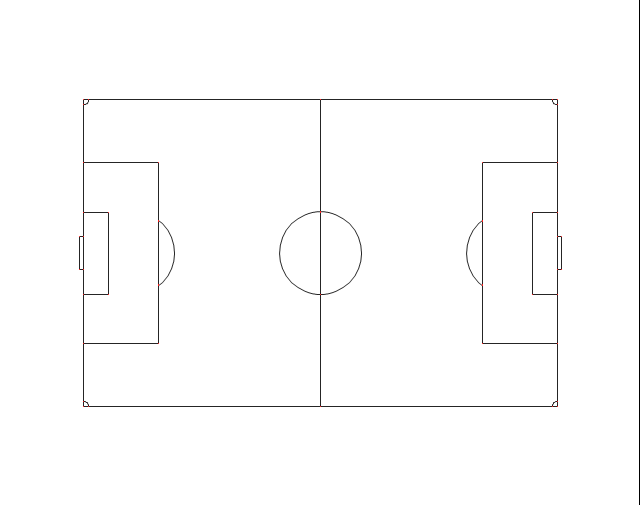
#> input picture Seth/above-with-dots.png, 640 x 505 px
$ python load_above.py
#> lines starting #> are read from the running program, lines starting #| are printed output that depends on the picture
from pathlib import Path
import os

import cv2
import numpy as np

def is_white_pixel(pixel, threshold=175):

    return pixel[0] > threshold and pixel[1] > threshold and pixel[2] > threshold

def is_red_pixel(pixel):

    return pixel[0] < 0.75*pixel[2] and pixel[1] < 0.75*pixel[2] and pixel[2] > 90

def is_blue_pixel(pixel, ratio=(1, 0.75, 0.75), threshold=255):

    return pixel[1] < ratio[1] * pixel[0] and pixel[2] < ratio[2] * pixel[0] and pixel[0] >= threshold

def is_dark_pixel(pixel):

    return pixel[0] < 100 and pixel[1] < 100 and pixel[2] < 100

def is_black_pixel(pixel, threshold=0):

    return pixel[0] <= threshold and pixel[1] <= threshold and pixel[2] <= threshold

if __name__ == '__main__':
    image = cv2.imread('above-with-dots.png')
#> image is the input picture: shape (505, 640, 3); mean B, G, R 252.4, 252.4, 252.4

    red_pixels = []
    background_pixels = []
    line_pixels = []
    for x in range(image.shape[1]):
        for y in range(image.shape[0]):

            pixel = image[y,x,:]

            if is_red_pixel(pixel):
                red_pixels.append((x,y))
            elif is_white_pixel(pixel):
                pixel = np.array([0,0,0])
                background_pixels.append((x,y))
            else:
                pixel = np.array([255,0,0])
                line_pixels.append(pixel)

            image[y,x,:] = pixel
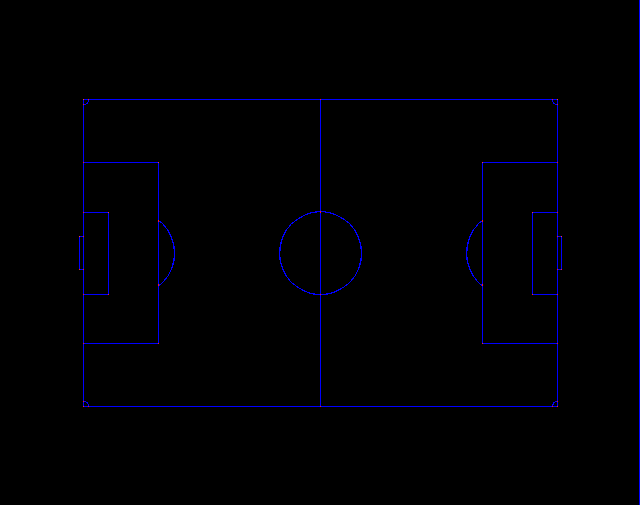
#> image: shape (505, 640, 3); mean B, G, R 3, 0, 0
#> after the loop, background_pixels = 319317 items; line_pixels = 3834 items, first 6: [255, 0, 0], [255, 0, 0], [255, 0, 0], [255, 0, 0], [255, 0, 0], [255, 0, 0]; red_pixels = 49 pairs, first value 79 to 561, second value 99 to 406

    print(red_pixels)
#> (printed output is left out)
    cv2.imwrite('above-black-and-red.png', image)
